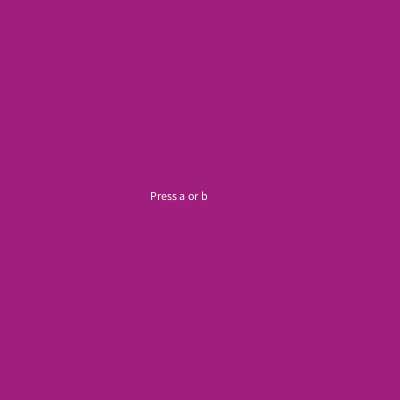
Frame 1 (no input)
Frame 60 (the mouse pressed at the canvas centre just before this capture): identical to frame 1, image omitted
Frame 120 (the mouse held since frame 60 and released just before this capture): identical to frame 1, image omitted

The Processing sketch that drew this single still picture (run headless with seeded random() and noise(); from frame 60 on, the mouse is pressed at the canvas centre):

// Processing sketch: processing_94480
// ── processing_94480.pde

//Laura Laham
//Homework # 8
//Copyright 2013 by Laura Laham. All rights reseved. No part of this document may be reproduced or transmitted in any form or by any means, electronic, mechanical, photocopying, recording, or otherwise without prior written permission of Laura Laham

int deltaX = 5;
int x = 50;
  int deltaRad=5;


void function1(){
  background(160, 30, 125);
  for(int k = 0; k < width; k+=10){
   for(int i = 0; i < height; i+=20){
   fill(255);
   noStroke();
   ellipse(k,i,2,2);
   } 
  }
  fill(0);
  for(int l = 0; l < height; l+=10){
   ellipse(x+deltaX,l, 2,2);
  }
  x += deltaX;
   if(x+deltaX > width)
   deltaX = -deltaX;
   if(x+deltaX<0)
   deltaX = - deltaX;
}

void function2(){
  background(160, 30, 125);
int count = 0;
noStroke();
fill(255);
while(count < 10)
  {
   pushMatrix();
   translate(width/2 + count*10,height/2 + count*10);
   rotate(radians(60+count*10+deltaRad));
   ellipse(0+deltaRad, 0, 5,5);
   rotate(-radians(60+count*10+deltaRad));
   translate(-(width/2 + count*10),-( height/2 + count*10));
   popMatrix();
  deltaRad+=1;
  count++;
  }
}

void setup(){
  size(400,400);
  background(160, 30, 125);
  
}


void draw(){
  
    background(160, 30, 125);
    fill(255);
    text("Press a or b", 150, 200);
if (keyPressed && key == 'a')
{
function1();
}
if (keyPressed && key == 'b')
{
function2();
}
}
